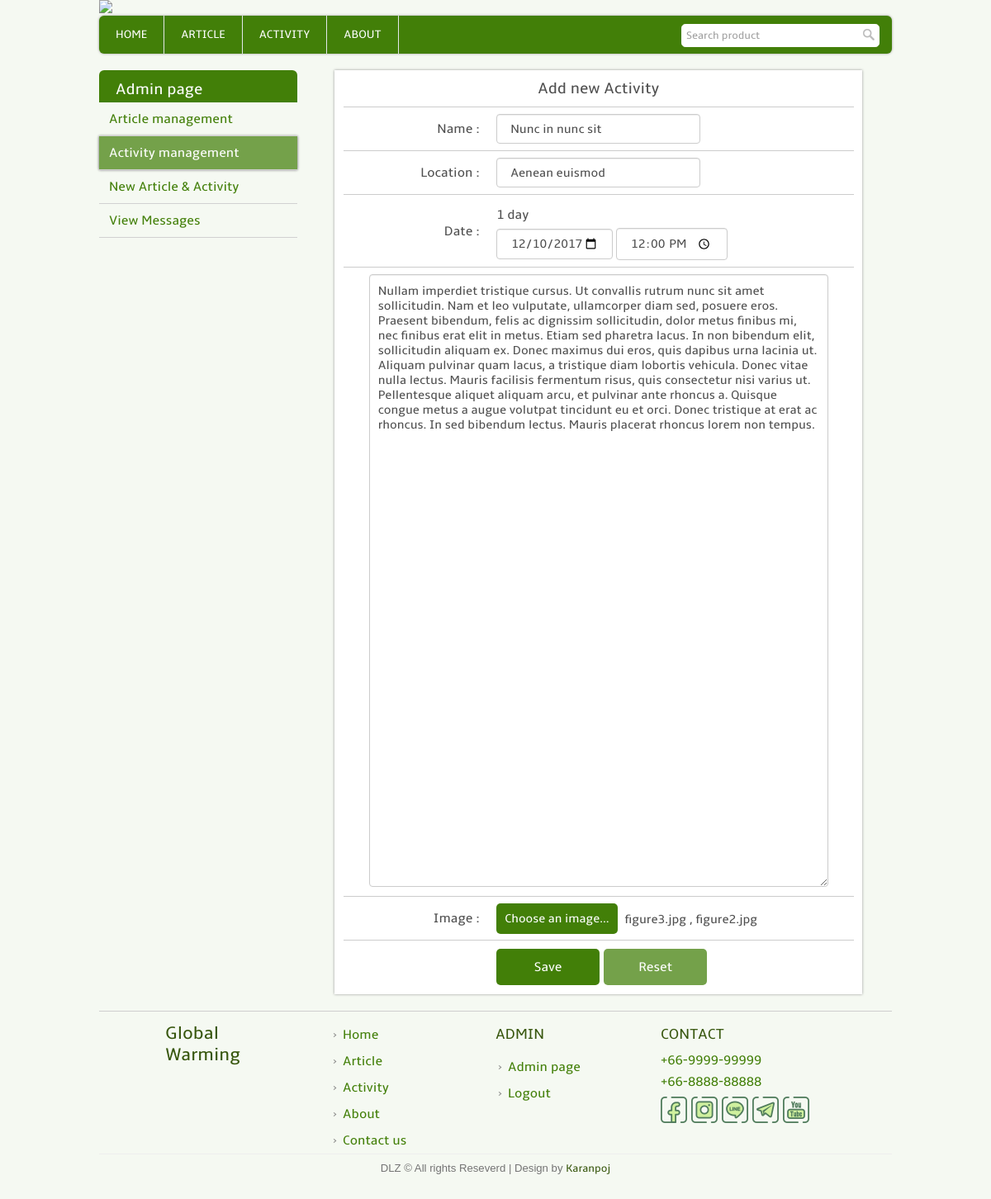
The app's page /admin_edit_act.php?edit_id=4 (signed in), older data.
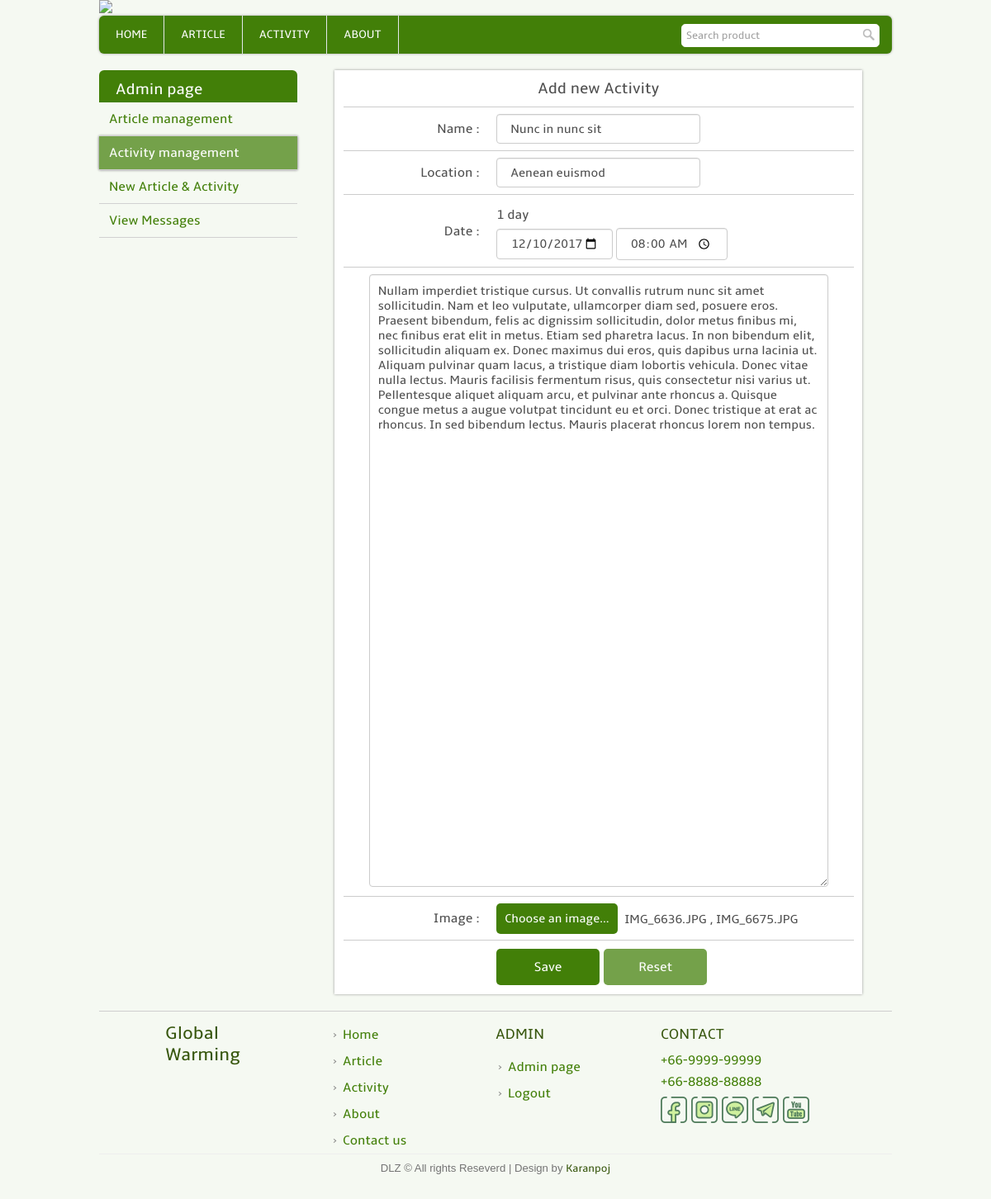
The same page, newer data.
### tables this page shows
CREATE TABLE `activity` (
  `activity_id` int(11) NOT NULL,
  `activity_name` varchar(255) NOT NULL,
  `activity_text` text NOT NULL,
  `activity_imgs` text NOT NULL,
  `activity_1day` datetime NOT NULL,
  `activity_start` date NOT NULL,
  `activity_end` date NOT NULL,
  `activity_locat` varchar(255) NOT NULL,
  `activity_ptime` datetime NOT NULL,
  `activity_type` int(11) NOT NULL DEFAULT '1',
  `visitor_act` int(11) NOT NULL DEFAULT '0'
);

### template.class.php (called while the page is built, shortened)
<?php
    class Template {
        protected $file;
        protected $values = array();
        public function __construct($file) {
            $this->file = $file;
        }
        public function set($key, $value) {
            $this->values[$key] = $value;
        }
        public function output() {
            $output = file_get_contents($this->file);
            foreach ($this->values as $key => $value) {
            	$tagToReplace = "[@$key]";
            	$output = str_replace($tagToReplace, $value, $output);
            }
            return $output;
        }
    }
?>

### admin_edit_act.php (the view, shortened to what this page needs)
<?php
	require_once('connect.php');
	include("template.class.php");
	if(!isset($_SESSION['adminname']))
	{
		$user_login = false;
		$layout_header = new Template("layout_header.tpl");
		$layout_footer = new Template("layout_footer.tpl");
	}
	else{
		$layout_header = new Template("layout_header_admin.tpl");
		$layout_footer = new Template("layout_footer_admin.tpl");
	}
	$layout_header->set('title','Admin page : Global warming website');
	echo $layout_header->output();
?>
<div class="admin_full">
	<div class="admin_left">
		<table class="admin_menu">
			<tr>
				<th>
					Admin page
				</th>
			</tr>
			<tr>
				<td>
					<a href="admin.php">Article management</a>
				</td>
			</tr>
			<tr>
				<td class="active">
					<a href="admin_activity.php">Activity management</a>
				</td>
			</tr>
			<tr>
				<td>
					<a href="admin_addpost.php">New Article & Activity</a>
				</td>
			</tr>
			<tr>
				<td>
					<a href="admin_messages.php">View Messages</a>
				</td>
			</tr>
		</table>
	</div>
<?php
	$q = "select * from activity where activity_id = ".$_GET['edit_id'];
	$result = $mysqli -> query($q);
	$row=$result->fetch_array();
?>
	<div class="admin_right">
		<div class="post_form">
			<h3>Add new Activity</h3>
			<form method="post" action="admin_save_act.php" enctype="multipart/form-data">
				<table class="add_post_tb">
					<tr>
						<td>
							Name :
						</td>
						<td>
							<input type="text" placeholder="Enter activity`s name" name="act_name" value="<?php echo $row['activity_name']; ?>" required>
						</td>
						<td></td>
					</tr>
					<tr>
						<td>
							Location :
						</td>
						<td>
							<input type="text" placeholder="Enter location" name="act_locat" value="<?php echo $row['activity_locat']; ?>" required>
						</td>
						<td></td>
					</tr>
					<tr>
						<td>
							Date :
						</td>
						<td colspan="2">
<?php
						if ($row['activity_1day'] != 0) {
							$datetime = strtotime($row['activity_1day']);
							$date = date("Y-m-d", $datetime);
							$time = date("H:i:s", $datetime);
?>
							<br>1 day<br>
							<input type="date" class="input_select" name="act_date" value="<?php echo $date; ?>" style="width: 141px">
							<input type="time" class="input_select" name="act_time" value="<?php echo $time; ?>">
<?php
						}else{
?>
							<br>Between<br>
							<input type="date" class="input_select" name="act_start" value="<?php echo $row['activity_start']; ?>" style="width: 118px"> and
							<input type="date" class="input_select" name="act_end" value="<?php echo $row['activity_end']; ?>" style="width: 118px">
<?php
						}
?>
						</td>
					</tr>
					<tr>
						<td colspan="3" style="text-align: center;padding: 0px;">
<?php
							$text = str_replace("\'", "'", $row['activity_text']);
?>
							<textarea name="activity_text" rows="40" required><?php echo $text; ?></textarea>
						</td>
					</tr>
					<tr>
						<td style="padding: 18px 20px 18px 0px;">
							Image :
						</td>
						<td colspan="2">
							<label class="filecon">
								<strong>Choose an image...</strong>
							</label>
<?php
							$text2 = str_replace("?#", " , ", $row['activity_imgs']);
?>
							<div id="file_show" style="font-size: 15px;padding: 3px 0 0 155px"><?php echo $text2; ?></div>
    					</td>
					</tr>
					<tr>
						<td>
						</td>
						<td colspan="2">
    						<div class="post_form_bt">
      							<button type="submit" class="addbt" name="submit" value="Add">Save</button>
      							<button type="reset"  class="cancelbtn">Reset</button>
    						</div>
    					</td>
					</tr>
				</table>
			</form>
		</div>
	</div>
</div>
<?php
	echo $layout_footer->output();
?>

Row changes from the older to the newer data that the page shows:
changed activity "Nunc in nunc sit": act_time "12:00:00" → "08:00:00"; activity_imgs "figure3.jpg , figure2.jpg" → "IMG_6636.JPG , IMG_6675.JPG"
